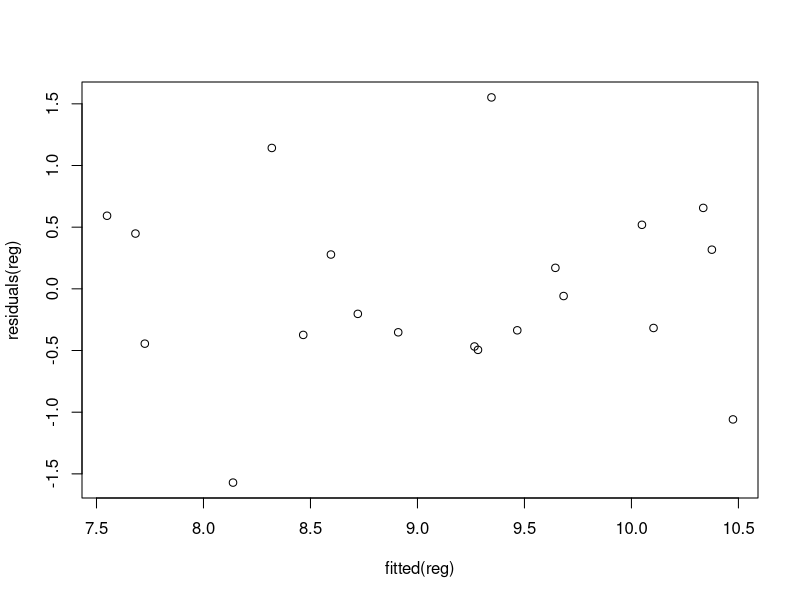
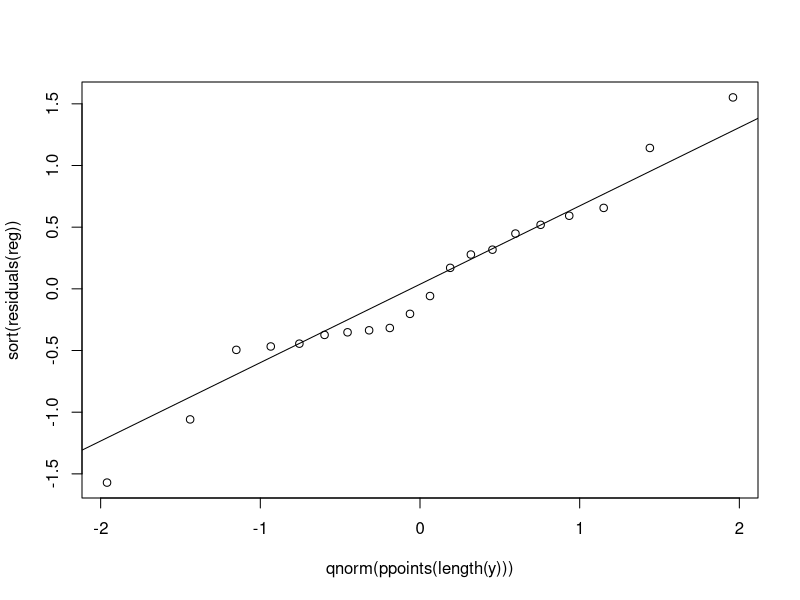
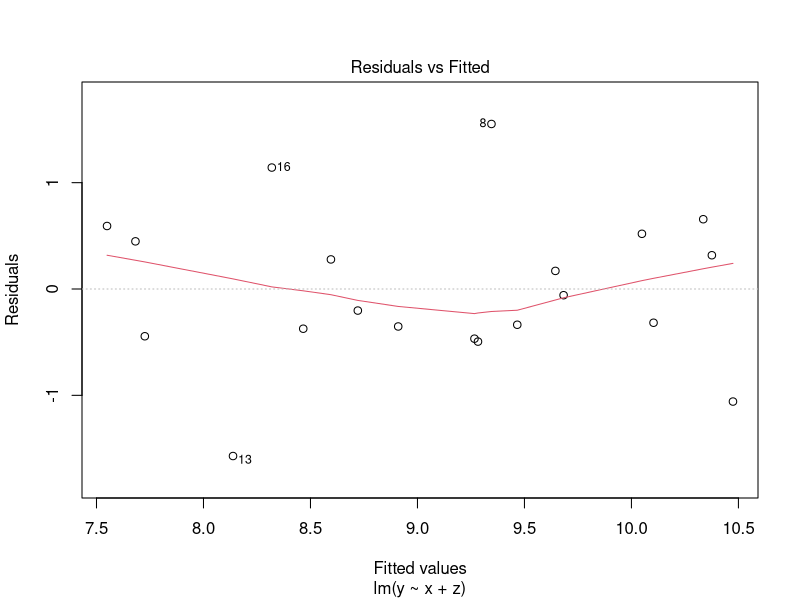
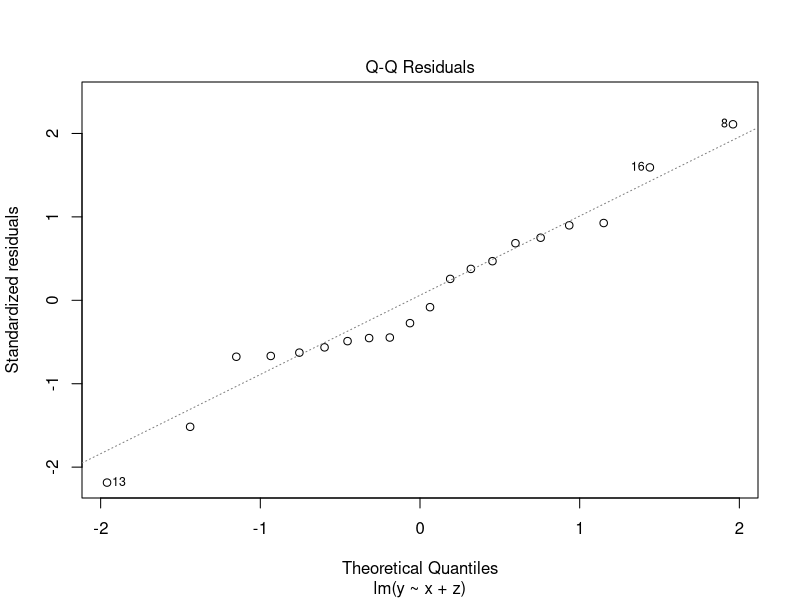
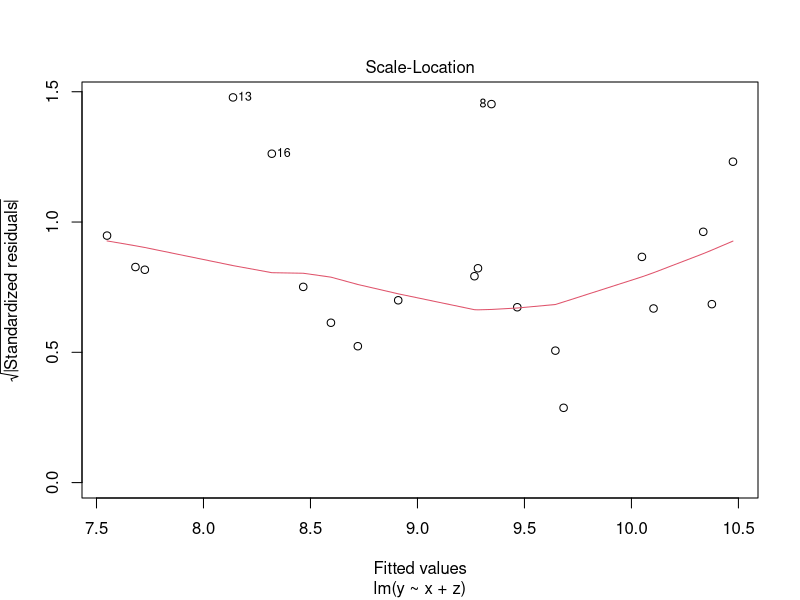
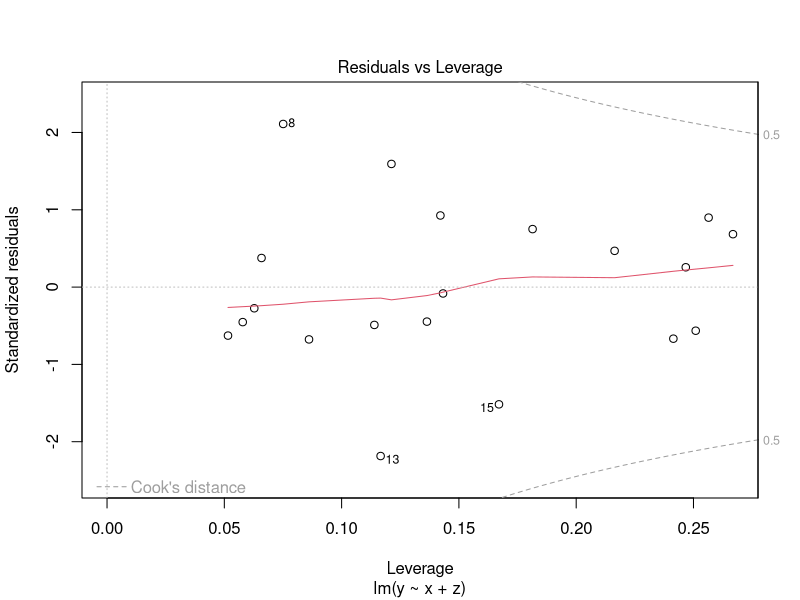
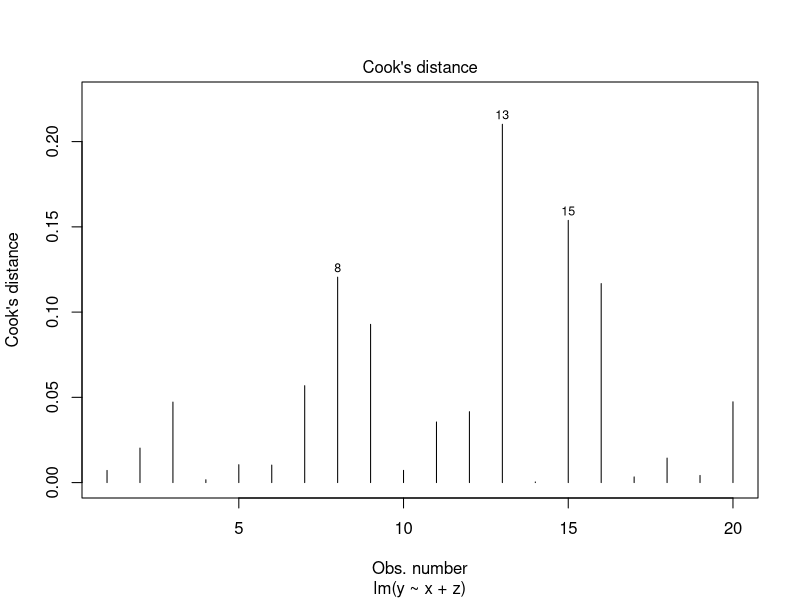

R code for these plots, in order: (Note: this script raises an error after producing the figures.)
## ---- chunk 1
x <- runif(20, 3, 5)
z <- rnorm(20)
(y <- rnorm(20, mean = 1 + x*2))
reg <- lm(y~x+z)
## ---- chunk 2
plot(residuals(reg)~fitted(reg))
## ---- chunk 3
plot(sort(residuals(reg)) ~qnorm(ppoints(length(y))))
qqline(residuals(reg))
## ---- chunk 4
plot(reg)
## ---- chunk 5
plot(reg, which = 4)
## ---- chunk 6
car::residualPlots(reg, layout = c(3, 1))
## ---- chunk 7
plot(y ~ predict(reg), xlim = range(predict(reg)), ylim = range(y))
abline(0, 1, col = "red", lwd = 2)
segments(x0 = predict(reg), x1 = predict(reg), y0 = predict(reg), y1 = y, col = "blue")
